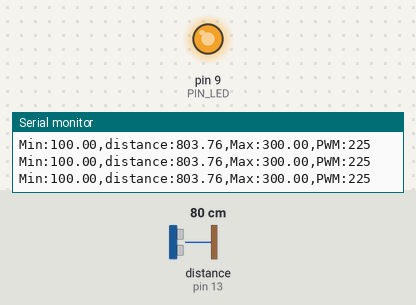
The sketch below on a simulated Arduino Uno, built with avr-gcc and run on an emulated ATmega328P. On the bench: output pins drawn as LEDs (lit = HIGH), the last lines printed to the serial monitor. Wiring (inferred from the names in the program): ultrasonic range finder: trigger pin 12; echo pin 13. Dashed ring = blinking. The inputs (shaded band) are chosen by the test bench; at power-on: distance to the obstacle (sensor on pin 13) 80 cm. The echo pulse lasts 58.3 µs per cm; pins used as bus, display or sensor lines are not drawn.

Above: at 1.2 s.
1.3 s: distance to the obstacle (sensor on pin 13) set to 18 cm
At 2.41 s:
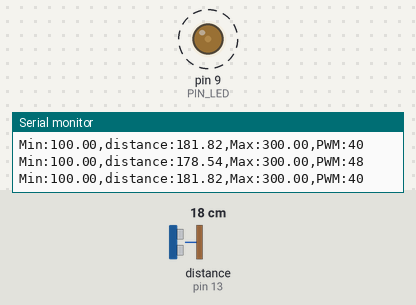
4.3 s: distance to the obstacle (sensor on pin 13) set to 2 cm
Timing chart, 0 to 7.3 s (numbered marks = the images above; inputs shaded):
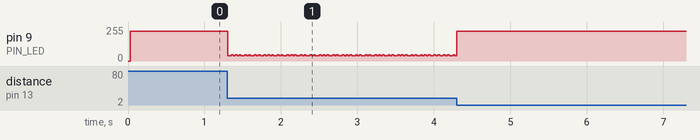

Measured:
- after the input at 1.3 s, pin 9 (PIN_LED): alternates 48/255 for 0.02 s and 40/255 for 0.03 s, starting at once

The sketch:

08_assignment.ino
```cpp
// Arduino pin assignment
#define PIN_LED  9
#define PIN_TRIG 12   // sonar sensor TRIGGER
#define PIN_ECHO 13   // sonar sensor ECHO

// configurable parameters
#define SND_VEL 346.0     // sound velocity at 24 celsius degree (unit: m/sec)
#define INTERVAL 25       // sampling interval (unit: msec)
#define PULSE_DURATION 10 // ultra-sound Pulse Duration (unit: usec)
#define _DIST_MIN 100.0   // minimum distance to be measured (unit: mm)
#define _DIST_MAX 300.0   // maximum distance to be measured (unit: mm)

#define TIMEOUT ((INTERVAL / 2) * 1000.0) // maximum echo waiting time (unit: usec)
#define SCALE (0.001 * 0.5 * SND_VEL)    // coefficient to convert duration to distance

unsigned long last_sampling_time;   // unit: msec

void setup() {
  // initialize GPIO pins
  pinMode(PIN_LED, OUTPUT);
  pinMode(PIN_TRIG, OUTPUT);  // sonar TRIGGER
  pinMode(PIN_ECHO, INPUT);   // sonar ECHO
  digitalWrite(PIN_TRIG, LOW);  // turn-off Sonar

  // initialize serial port
  Serial.begin(57600);
}

void loop() {
  float distance;
  int brightness;

  // wait until next sampling time
  unsigned long current_time = millis();

  if (current_time - last_sampling_time < INTERVAL)
    return;

  last_sampling_time += INTERVAL;

  // read distance
  distance = USS_measure(PIN_TRIG, PIN_ECHO);

  // ---------------------------------------
  // LED brightness control
  // Active Low:
  // analogWrite(pin, 0)   = maximum brightness
  // analogWrite(pin, 225) = LED OFF
  // ---------------------------------------

  if (distance == 0.0 || distance <= _DIST_MIN || distance >= _DIST_MAX) {
    // 100 mm 이하 또는 300 mm 이상이면 LED OFF
    brightness = 225;
  }
  else if (distance <= 200.0) {
    // 100 ~ 200 mm
    // 100 mm -> 225
    // 200 mm -> 0
    brightness = (int)(225.0 * (200.0 - distance) / 100.0);
  }
  else {
    // 200 ~ 300 mm
    // 200 mm -> 0
    // 300 mm -> 225
    brightness = (int)(225.0 * (distance - 200.0) / 100.0);
  }

  // LED PWM output
  analogWrite(PIN_LED, brightness);

  // ---------------------------------------
  // output the distance to the serial port
  // ---------------------------------------

  Serial.print("Min:");
  Serial.print(_DIST_MIN);

  Serial.print(",distance:");
  Serial.print(distance);

  Serial.print(",Max:");
  Serial.print(_DIST_MAX);

  Serial.print(",PWM:");
  Serial.println(brightness);
}


// get a distance reading from USS. return value is in millimeter.
float USS_measure(int TRIG, int ECHO)
{
  digitalWrite(TRIG, HIGH);
  delayMicroseconds(PULSE_DURATION);
  digitalWrite(TRIG, LOW);

  return pulseIn(ECHO, HIGH, TIMEOUT) * SCALE;
}
```
